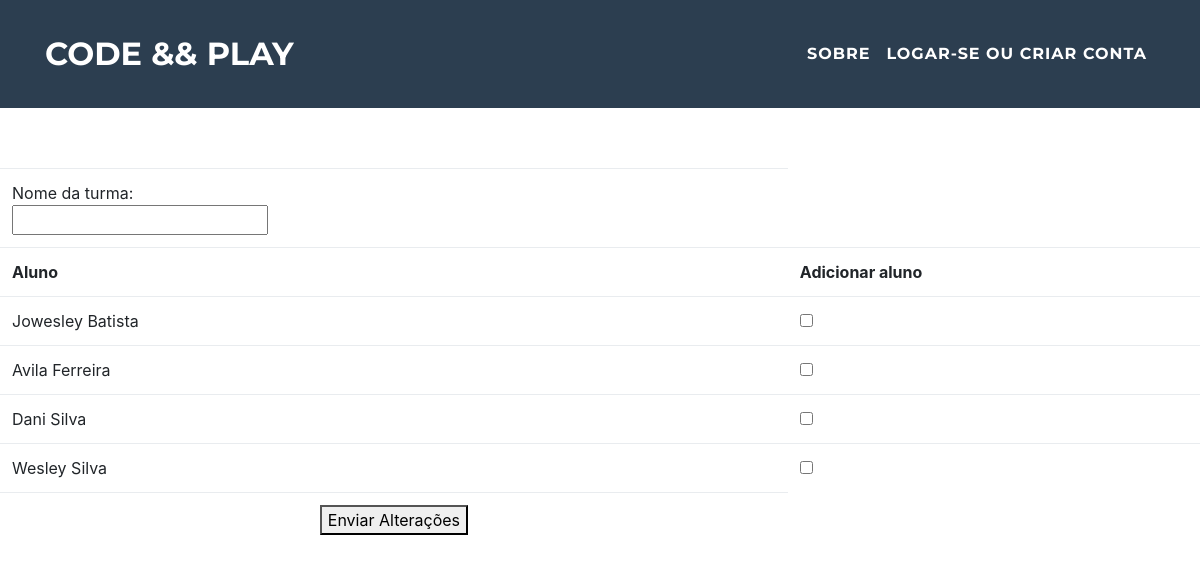
/professor/adicionarAluno.php, run on the app's committed database.
### tables this page shows
create table Aluno (
id int AUTO_INCREMENT,
id_turma int,
id_professor int,
matricula varchar(20),
nome varchar(50),
email varchar(40),
senha varchar(100),
situacao tinyint(1),
pontuacao int,
nivel tinyint(1),
data_Alteracao timestamp default current_timestamp,
primary key(id),
foreign key(id_professor) references Professor(id)
);

### src/professor/adicionarAluno.php (the view, shortened to what this page needs)
<!DOCTYPE html>
<html>
<head>
</head>
<body>
		<br><br><br><br>
		<form method="POST" action="/professor/inserirTurma.php">
		<table  class="table">
				<tr>
					<td>Nome da turma: <br> <input type="text" name="desc_Turma" value="<?=$descTurma;?>"></td>
				</tr>
				<tr>
					<th>
						Aluno
					</th>
					<th>
						Adicionar aluno
					</th>
				</tr>
				<?php
					require ($_SERVER["DOCUMENT_ROOT"].'/conexao.php');
				   $resultado = $conexao->query("select  nome from Aluno");
				  foreach($resultado as $linha){
				?>
			      <tr>
			         <td><?=$linha['nome'];?></td>
			         <td>
			         	<input type="checkbox" name="aluno">
			         </td>
			       </tr>
				<?php
					}
				?>
				<tr>
					<td >
					<center>
						<button type="submit"> Enviar Alterações</button>
					</center>
					</td>
				</tr>
			</form>
</body>
</html>

### data on the page
aluno: nome "Jowesley Batista"
aluno: nome "Avila Ferreira"
aluno: nome "Dani Silva"
aluno: nome "Wesley Silva"
